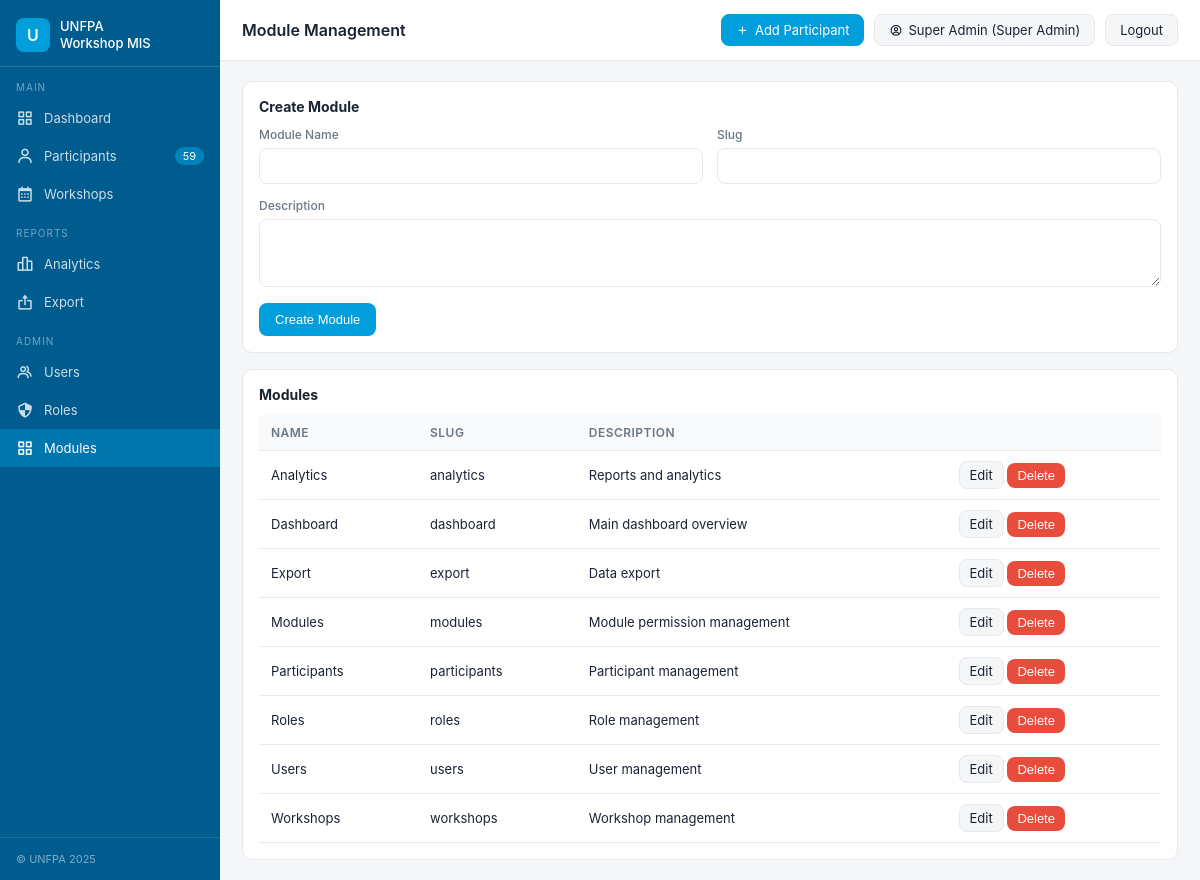
Page /modules.php (signed in) on the committed database.
### tables this page shows
CREATE TABLE IF NOT EXISTS `users` (
  `id` int NOT NULL AUTO_INCREMENT,
  `name` varchar(150) NOT NULL,
  `email` varchar(180) NOT NULL,
  `password` varchar(255) NOT NULL,
  `role_id` int NOT NULL,
  `status` enum('active','inactive','suspended') NOT NULL DEFAULT 'active',
  `created_at` datetime NOT NULL DEFAULT CURRENT_TIMESTAMP,
  `updated_at` datetime NOT NULL DEFAULT CURRENT_TIMESTAMP ON UPDATE CURRENT_TIMESTAMP,
  `bio` text,
  `last_login` datetime DEFAULT NULL,
  PRIMARY KEY (`id`),
  UNIQUE KEY `email` (`email`),
  KEY `role_id` (`role_id`),
  KEY `idx_users_status` (`status`),
  KEY `idx_users_email` (`email`)
);

CREATE TABLE IF NOT EXISTS `roles` (
  `id` int NOT NULL AUTO_INCREMENT,
  `name` varchar(100) NOT NULL,
  `created_by` int DEFAULT NULL,
  `created_at` datetime NOT NULL DEFAULT CURRENT_TIMESTAMP,
  PRIMARY KEY (`id`),
  UNIQUE KEY `name` (`name`)
);

CREATE TABLE IF NOT EXISTS `modules` (
  `id` int NOT NULL AUTO_INCREMENT,
  `name` varchar(150) NOT NULL,
  `slug` varchar(80) NOT NULL,
  `description` text,
  `created_at` datetime NOT NULL DEFAULT CURRENT_TIMESTAMP,
  PRIMARY KEY (`id`),
  UNIQUE KEY `slug` (`slug`)
);

### auth.php (called while the page is built, shortened)
<?php
function auth_current_user()
{
    global $pdo;
    static $user;
    if ($user !== null) {
        return $user;
    }
    $stmt = $pdo->prepare('SELECT u.*, r.name AS role_name, r.id AS role_id FROM users u LEFT JOIN roles r ON u.role_id = r.id WHERE u.id = ?');
    $stmt->execute([$_SESSION['user_id']]);
    $user = $stmt->fetch();
    return $user ?: null;
}
function auth_is_logged_in()
{
    return (bool)auth_current_user();
}
function auth_require_login()
{
    if (!auth_is_logged_in()) {
        $next = urlencode($_SERVER['REQUEST_URI']);
        redirect("login.php?next=$next");
    }
}
function auth_get_user_role_name()
{
    $user = auth_current_user();
    return $user['role_name'] ?? null;
}
function auth_get_allowed_modules()
{
    global $pdo;
    $user = auth_current_user();
    $stmt = $pdo->prepare('SELECT m.* FROM modules m INNER JOIN role_modules rm ON m.id = rm.module_id WHERE rm.role_id = ? ORDER BY m.name');
    $stmt->execute([$user['role_id']]);
    $modules = $stmt->fetchAll();
    return $modules;
}
function auth_require_role($roles)
{
    auth_require_login();
    $role = auth_get_user_role_name();
    $allowed = is_array($roles) ? $roles : [$roles];
    foreach ($allowed as $item) {
        if (strtolower($role) === strtolower($item)) {
            return;
        }
    }
    exit;
}
function auth_get_module_nav_items()
{
    $mapping = [
        'dashboard' => ['label' => 'Dashboard', 'href' => 'index.php', 'icon' => 'bx-grid-alt'],
        'participants' => ['label' => 'Participants', 'href' => 'participants.php', 'icon' => 'bx-user'],
        'workshops' => ['label' => 'Workshops', 'href' => 'workshops.php', 'icon' => 'bx-calendar'],
        'analytics' => ['label' => 'Analytics', 'href' => 'analytics.php', 'icon' => 'bx-bar-chart-alt-2'],
        'export' => ['label' => 'Export', 'href' => 'export.php', 'icon' => 'bx-export'],
        'users' => ['label' => 'Users', 'href' => 'users.php', 'icon' => 'bx-group'],
        'roles' => ['label' => 'Roles', 'href' => 'roles.php', 'icon' => 'bx-shield-quarter'],
        'modules' => ['label' => 'Modules', 'href' => 'modules.php', 'icon' => 'bx-grid-alt'],
    ];
    $items = [];
    foreach (auth_get_allowed_modules() as $module) {
        if (isset($mapping[$module['slug']])) {
            $items[$module['slug']] = $mapping[$module['slug']];
        }
    }
    return $items;
}

### db.php (called while the page is built, shortened)
<?php
$DB_HOST = 'localhost';
$DB_NAME = 'unfpa_mis';
$DB_USER = 'root';
$DB_PASS = '';
try {
    $pdo = new PDO("mysql:host=$DB_HOST;dbname=$DB_NAME;charset=utf8mb4", $DB_USER, $DB_PASS, [
        PDO::ATTR_ERRMODE => PDO::ERRMODE_EXCEPTION,
        PDO::ATTR_DEFAULT_FETCH_MODE => PDO::FETCH_ASSOC,
    ]);
} catch (PDOException $e) {
    die("DB Connection failed: " . $e->getMessage());
}
function e($v){ return htmlspecialchars($v ?? '', ENT_QUOTES, 'UTF-8'); }
require_once __DIR__ . '/auth.php';

### modules.php (the view, shortened to what this page needs)
<?php
$page = 'modules'; $pageTitle = 'Module Management';
require_once __DIR__ . '/db.php';
auth_require_role('Super Admin');
require_once __DIR__ . '/header.php';
$editing = null;
$modules = $pdo->query('SELECT * FROM modules ORDER BY name')->fetchAll();
?>
<div class="panel">
  <h3><?= $editing ? 'Edit Module' : 'Create Module' ?></h3>
  <form method="post">
    <div class="form-grid">
      <div class="field"><label>Module Name</label><input name="name" required value="<?= e($editing['name'] ?? '') ?>"></div>
      <div class="field"><label>Slug</label><input name="slug" required value="<?= e($editing['slug'] ?? '') ?>"></div>
      <div class="field full"><label>Description</label><textarea name="description" rows="3"><?= e($editing['description'] ?? '') ?></textarea></div>
    </div>
    <div style="margin-top:16px"><button class="btn" type="submit"><?= $editing ? 'Update Module' : 'Create Module' ?></button></div>
  </form>
</div>
<div class="panel">
  <h3>Modules</h3>
  <table><thead><tr><th>Name</th><th>Slug</th><th>Description</th><th></th></tr></thead><tbody>
    <?php foreach ($modules as $module): ?>
    <tr>
      <td><?= e($module['name']) ?></td>
      <td><?= e($module['slug']) ?></td>
      <td><?= e($module['description']) ?></td>
      <td>
        <a href="modules.php?id=<?= $module['id'] ?>" class="btn sec" style="padding:5px 10px">Edit</a>
        <form method="post" style="display:inline" onsubmit="return confirm('Delete this module?')">
          <button class="btn danger" type="submit" style="padding:5px 10px">Delete</button>
        </form>
      </td>
    </tr>
    <?php endforeach; ?>
  </tbody></table>
</div>
<?php require __DIR__ . '/footer.php'; ?>

### header.php (shortened to what this page needs)
<?php require_once __DIR__ . '/db.php'; $page = $page ?? 'dashboard'; $currentUser = auth_current_user(); $navItems = auth_is_logged_in() ? auth_get_module_nav_items() : []; $participantCount = isset($navItems['participants']) ? $pdo->query("SELECT COUNT(*) FROM participants")->fetchColumn() : 0; ?>
<!DOCTYPE html>
<html lang="en">
<head>
<link rel="stylesheet" href="assets/style.css">
<link rel="stylesheet" href="https://cdn.jsdelivr.net/npm/boxicons@2.1.4/css/boxicons.min.css">
</head>
<body>
<div class="shell">
  <aside class="sidebar">
    <div class="sb-logo">
      <div class="sb-logo-icon">U</div>
      <div class="sb-title">UNFPA<br>Workshop MIS</div>
    </div>
    <div class="sb-section">MAIN</div>
    <?php if ($navItems): ?>
      <?php foreach (['dashboard','participants','workshops'] as $slug): ?>
        <?php if (isset($navItems[$slug])): $item = $navItems[$slug]; ?>
          <a href="<?= e($item['href']) ?>" class="sb-item <?= $page === $slug ? 'active' : '' ?>">
            <i class='bx <?= e($item['icon']) ?>'></i> <?= e($item['label']) ?>
            <?php if ($slug === 'participants'): ?><span class="sb-badge"><?= $participantCount ?></span><?php endif; ?>
          </a>
        <?php endif; ?>
      <?php endforeach; ?>
      <?php if (isset($navItems['analytics']) || isset($navItems['export'])): ?>
        <div class="sb-section">REPORTS</div>
        <?php if (isset($navItems['analytics'])): $item = $navItems['analytics']; ?>
          <a href="<?= e($item['href']) ?>" class="sb-item <?= $page==='analytics'?'active':'' ?>"><i class='bx <?= e($item['icon']) ?>'></i> <?= e($item['label']) ?></a>
        <?php endif; ?>
        <?php if (isset($navItems['export'])): $item = $navItems['export']; ?>
          <a href="<?= e($item['href']) ?>" class="sb-item <?= $page==='export'?'active':'' ?>"><i class='bx <?= e($item['icon']) ?>'></i> <?= e($item['label']) ?></a>
        <?php endif; ?>
      <?php endif; ?>
      <?php if (isset($navItems['users']) || isset($navItems['roles']) || isset($navItems['modules'])): ?>
        <div class="sb-section">ADMIN</div>
        <?php foreach (['users','roles','modules'] as $slug): ?>
          <?php if (isset($navItems[$slug])): $item = $navItems[$slug]; ?>
            <a href="<?= e($item['href']) ?>" class="sb-item <?= $page === $slug ? 'active' : '' ?>"><i class='bx <?= e($item['icon']) ?>'></i> <?= e($item['label']) ?></a>
          <?php endif; ?>
        <?php endforeach; ?>
      <?php endif; ?>
    <?php else: ?>
      <div class="sb-note">Please log in to see navigation.</div>
    <?php endif; ?>
    <div class="sb-footer">© UNFPA 2025</div>
  </aside>
  <main class="main">
    <div class="topbar">
      <div class="topbar-title"><?= e($pageTitle ?? 'Dashboard Overview') ?></div>
      <div class="topbar-right">
        <?php if (isset($navItems['participants'])): ?>
          <a href="participant_form.php" class="top-btn primary"><i class='bx bx-plus'></i> Add Participant</a>
        <?php endif; ?>
        <?php if ($currentUser): ?>
          <span class="top-btn user-badge"><i class='bx bx-user-circle'></i> <?= e($currentUser['name']) ?> (<?= e($currentUser['role_name']) ?>)</span>
          <a href="logout.php" class="top-btn sec">Logout</a>
        <?php else: ?>
          <a href="login.php" class="top-btn sec">Sign In</a>
          <a href="signup.php" class="top-btn primary">Sign Up</a>
        <?php endif; ?>
      </div>
    </div>
    <div class="content">

### assets/style.css (style rules this page uses)
* { box-sizing:border-box;margin:0;padding:0 }
:root { --bg:#f4f6f8; --card:#fff; --text:#1a2332; --muted:#6b7785; --tert:#9aa5b1; --border:#e5e9ee; --primary:#009EDB; --primary-dark:#005B8E; --radius:10px; }
body { font-family:-apple-system,BlinkMacSystemFont,"Segoe UI",sans-serif;font-size:14px;color:var(--text);background:var(--bg) }
.shell { display:grid;grid-template-columns:220px 1fr;min-height:100vh }
.sidebar { background:var(--primary-dark);color:#fff;display:flex;flex-direction:column }
.sb-logo { padding:18px 16px 14px;border-bottom:1px solid rgba(255,255,255,.15);display:flex;align-items:center;gap:10px }
.sb-logo-icon { width:34px;height:34px;background:var(--primary);border-radius:8px;display:flex;align-items:center;justify-content:center;font-weight:600;font-size:16px }
.sb-title { font-size:13px;font-weight:500;line-height:1.3 }
.sb-section { padding:14px 0 6px 16px;font-size:10px;letter-spacing:.1em;color:rgba(255,255,255,.45);text-transform:uppercase }
.sb-item { display:flex;align-items:center;gap:10px;padding:10px 16px;font-size:13px;color:rgba(255,255,255,.8);text-decoration:none;transition:background .15s }
.sb-item.active { background:rgba(0,158,219,.4);color:#fff }
.sb-item i { font-size:18px }
.sb-badge { margin-left:auto;background:rgba(0,158,219,.6);color:#fff;font-size:11px;padding:2px 8px;border-radius:10px }
.sb-footer { margin-top:auto;padding:14px 16px;border-top:1px solid rgba(255,255,255,.12);font-size:11px;color:rgba(255,255,255,.5) }
.main { overflow:auto }
.topbar { background:#fff;border-bottom:1px solid var(--border);padding:14px 22px;display:flex;align-items:center;justify-content:space-between }
.topbar-title { font-size:16px;font-weight:600 }
.topbar-right { display:flex;align-items:center;gap:10px }
.top-btn { background:#f4f6f8;border:1px solid var(--border);border-radius:8px;padding:7px 14px;font-size:13px;color:var(--text);cursor:pointer;display:inline-flex;align-items:center;gap:6px;text-decoration:none }
.top-btn.primary { background:var(--primary);color:#fff;border-color:var(--primary) }
.content { padding:20px 22px;display:flex;flex-direction:column;gap:16px }
.panel { background:#fff;border:1px solid var(--border);border-radius:var(--radius);padding:16px }
.panel h3 { font-size:14px;margin-bottom:12px;display:flex;justify-content:space-between;align-items:center }
table { width:100%;border-collapse:collapse;font-size:13px }
th,td { padding:10px 12px;text-align:left;border-bottom:1px solid var(--border) }
th { background:#f8fafb;font-weight:600;color:var(--muted);font-size:12px;text-transform:uppercase;letter-spacing:.04em }
.btn { background:var(--primary);color:#fff;border:none;padding:9px 16px;border-radius:8px;cursor:pointer;font-size:13px;text-decoration:none;display:inline-flex;align-items:center;gap:6px }
.btn.sec { background:#f4f6f8;color:var(--text);border:1px solid var(--border) }
.btn.danger { background:#e74c3c }
.form-grid { display:grid;grid-template-columns:1fr 1fr;gap:14px }
.field { display:flex;flex-direction:column;gap:6px }
.field.full { grid-column:1/-1 }
.field label { font-size:12px;color:var(--muted);font-weight:500 }
.field input,.field select,.field textarea { padding:9px 12px;border:1px solid var(--border);border-radius:8px;font-size:13px;font-family:inherit }

### rows in the picture
users: name "Super Admin", role.name "Super Admin"
modules: name "Analytics", slug "analytics", description "Reports and analytics"
modules: name "Dashboard", slug "dashboard", description "Main dashboard overview"
modules: name "Export", slug "export", description "Data export"
modules: name "Modules", slug "modules", description "Module permission management"
modules: name "Participants", slug "participants", description "Participant management"
modules: name "Roles", slug "roles", description "Role management"
modules: name "Users", slug "users", description "User management"
modules: name "Workshops", slug "workshops", description "Workshop management"

### other values in the picture
$item['label'] "Dashboard"
$item['label'] "Participants"
$participantCount "59"
$item['label'] "Workshops"
$item['label'] "Analytics"
$item['label'] "Export"
$item['label'] "Users"
$item['label'] "Roles"
$item['label'] "Modules"
$pageTitle "Module Management"
